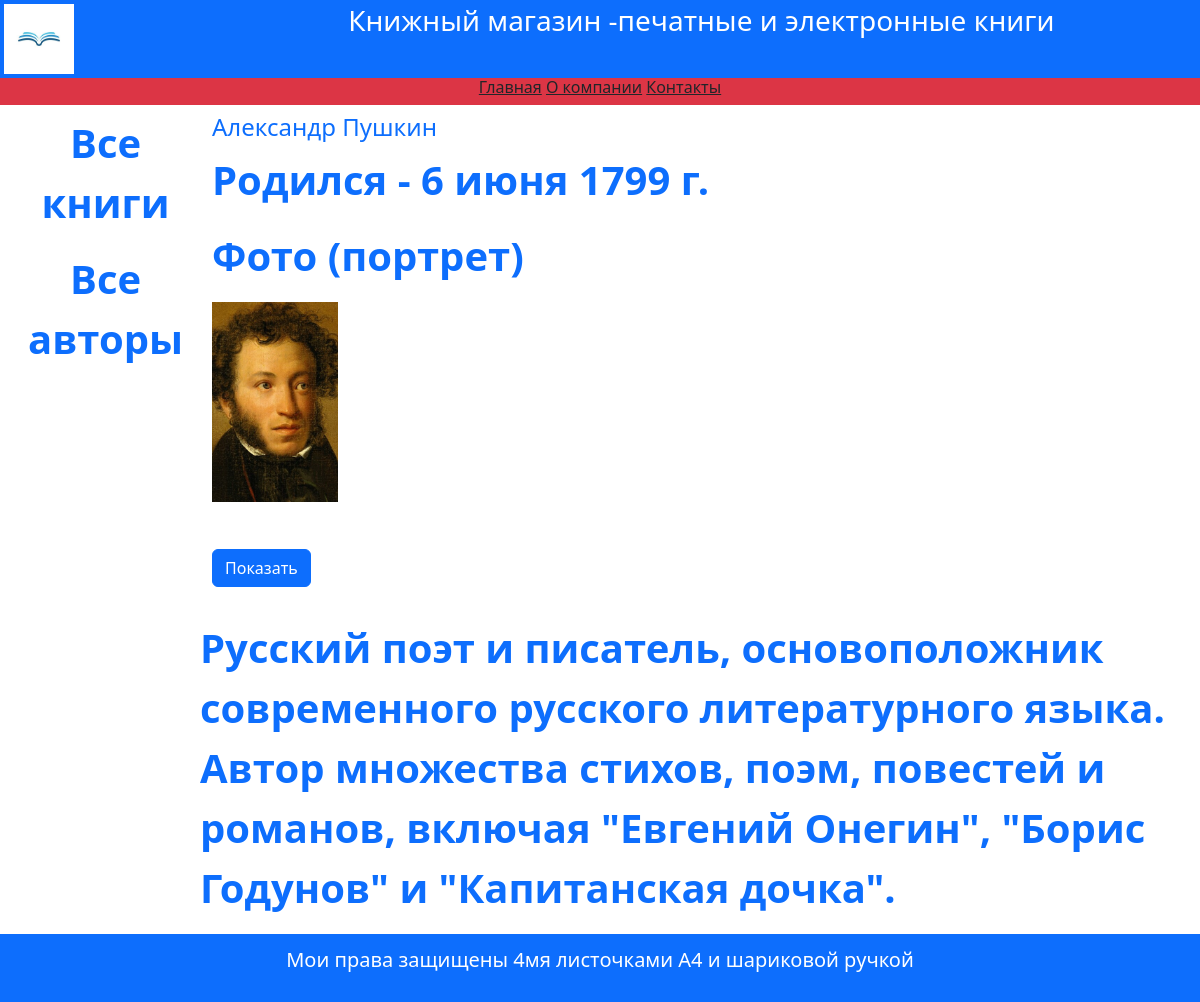
Page /author/1/ on the committed database.
### catalog/models.py (models this page shows, shortened)
class Author(models.Model):
    first_name = models.CharField(max_length=100,
                                  help_text='Введите имя автора',
                                  verbose_name='Имя автора')
    last_name = models.CharField(max_length=100,
                                  help_text='Введите фамилию автора',
                                  verbose_name='Фамилия автора')
    date_of_birth = models.DateField(help_text='Введите дату рождения',
                                     verbose_name='Дата рождения',
                                     null=True, blank=True)
    about = models.TextField(help_text='Введите сведения об авторе',
                             verbose_name='Сведения об авторе')
    photo = models.ImageField(upload_to='images',
                              help_text='Введите фото автора',
                              verbose_name='Фото автора',
                              null=True, blank=True)

### catalog/views.py (the view)
# urls.py: path('author/<int:pk>/', views.AuthorDetailView.as_view(),
class AuthorDetailView(DetailView):
    model = Author

### catalog/templates/catalog/author_detail.html
{% extends "catalog/base.html" %}
{% block content %}
  <div class="container text-start">
    <div class="row my-2">
      <h4>{{ object.first_name }} {{ author.last_name }}</h4>
      <p>Родился - {{ author.date_of_birth }}</p>
      <p>Фото (портрет)</p>
      <p><img src="{{ author.photo.url }}" alt="Портрет автора" style="max-height:200px"></p>
      <div class="row my-2">
        <div class="col-2 my-2">
          <a href="{{ author.photo.url }}" class="btn btn-primary" target="_blank">Показать</a>
        </div>
      </div>
      <div class="row my-2">
        {{ author.about }}
      </div>
    </div>
  </div>
{% endblock %}

### catalog/templates/catalog/base.html (style rules this page uses)
body { display: flex; flex-direction: column; min-height: 100vh; }

### rows in the picture
Author: first_name "Александр", last_name "Пушкин", date_of_birth "6 июня 1799 г.", photo (picture), about "Русский поэт и писатель, основоположник современного русского литературного языка. Автор множества стихов, поэм, повестей и романов, включая \"Евгений Онегин\", \"Борис Годунов\" и \"Капитанская дочка\"."
